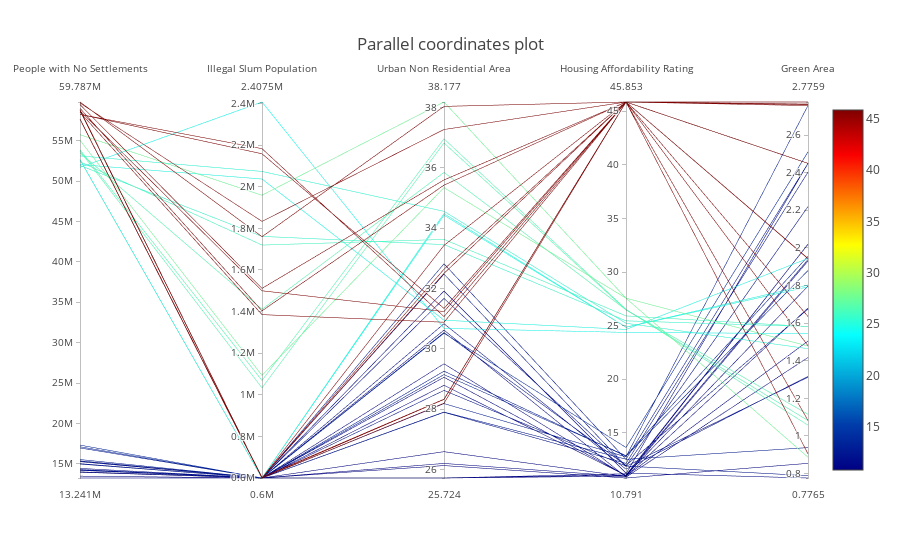

Here is the notebook cell this chart was saved with:
### Code cell
# create the parcoord

df_parallel = df_minimax_maximin

data = [
    Parcoords(
        line = dict(color = df_parallel['Housing Affordability Rating'],
                   colorscale = 'Jet',
                   showscale = True,
                   reversescale = False,
                   cmin = df_parallel['Housing Affordability Rating'].min(),
                   cmax = df_parallel['Housing Affordability Rating'].max()),

        dimensions = list([
             dict(label ='People with No Settlements'  ,
                values =df_parallel['People with No Settlements']  ),
            dict(label ='Illegal Slum Population'  ,
                values =df_parallel['Illegal Slum Population']  ),
            dict(label = 'Urban Non Residential Area',
                values = df_parallel['Urban Non Residential Area']),
            dict(label = 'Housing Affordability Rating',
                values = df_parallel['Housing Affordability Rating']),
            dict(label = 'Green Area',
                values = df_parallel['Green Area'])
            
        ])
    )
]


layout = Layout(
    title = "Parallel coordinates plot"

)
fig = Figure(data=data, layout=layout)
iplot(fig)
